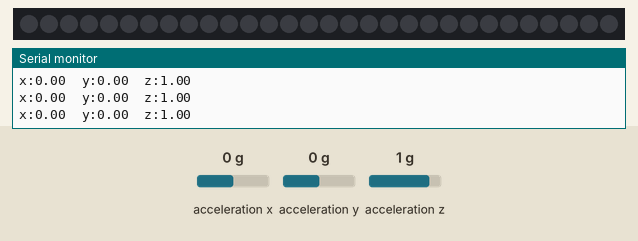
Recording of a sketch running on a simulated Raspberry Pi Pico. On the bench: 30 RGB LEDs in strip order, left to right, the last lines printed to the serial monitor. The test bench sets the inputs (shaded band); at power-on: acceleration x 0 g, acceleration y 0 g, acceleration z 1 g. Dim RGB values are drawn brighter than linear.

Above: at 1.3 s.
1.4 s: acceleration x set to -1.4 g
At 1.7 s:
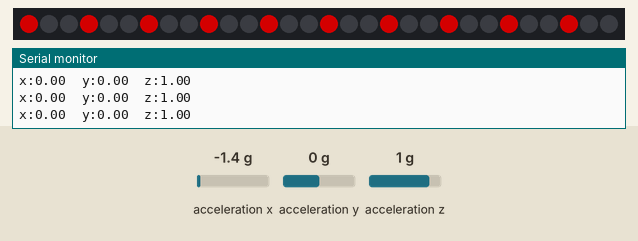
3.7 s: acceleration y set to -1.4 g
At 5.42 s:
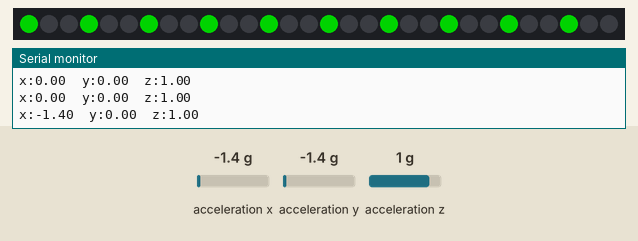
6.7 s: acceleration x set to 0 g
At 7.5 s:
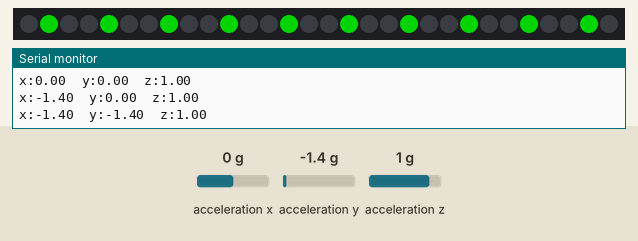
8.2 s: acceleration z set to -1.4 g
At 10.6 s:
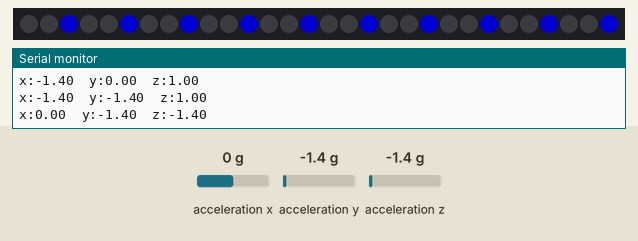
10.9 s: acceleration z set to -0.8 g
At 12.6 s:
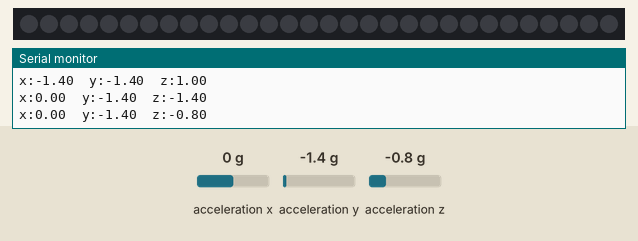
Timing chart, 0 to 13.4 s (numbered marks = the images above; inputs shaded):
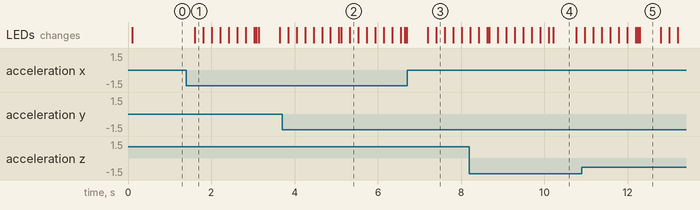

Measured:
- after the input at 1.4 s, the LEDs: change after 0.21 s (image 1)
- after the input at 6.7 s, the LEDs: first change after 0.50 s (image 3 shows a later state)
- after the input at 10.9 s, the LEDs: first differ from a run without the input after 1.4 s (image 5)
- what the display in image 4 shows lasts 0.6 s, from 10.2 s to 10.8 s
- what the display in image 5 shows lasts 0.5 s, from 12.3 s to 12.8 s

The sketch:

L10_MovementRGBLED_XIAO_en.ino
```cpp
#include "LIS3DHTR.h"// Declare the library file for the 3-axis accelerometer
#include <Adafruit_NeoPixel.h>// Declare the library file for the light strip
#ifdef __AVR__
#include <avr/power.h>
#endif
// The following is to initialize the module using software I2C or hardware I2C
#ifdef SOFTWAREWIRE
#include <SoftwareWire.h>
SoftwareWire myWire(3, 2);
LIS3DHTR<SoftwareWire> LIS;
#define WIRE myWire
#else
#include <Wire.h>
LIS3DHTR<TwoWire> LIS;
#define WIRE Wire
#endif

#define PIXEL_PIN 0 // Define the pin of the light strip, if you are using XIAO RP2040/XIAO ESP32, please change 0 to A0
#define PIXEL_COUNT 30 // Define the number of LEDs on the light strip as 30
Adafruit_NeoPixel strip(PIXEL_COUNT, PIXEL_PIN, NEO_GRB + NEO_KHZ800); // Declare the light strip object and set the data type

void setup() {
    Serial.begin(9600); // Initialize the serial monitor
    while (!Serial) {};// If you do not open the serial monitor, the code will stop here, so please open the serial monitor
    LIS.begin(WIRE, 0x19); // IIC initialization
    delay(100);
    LIS.setOutputDataRate(LIS3DHTR_DATARATE_50HZ); // Set the output rate of the accelerometer to 50Hz
    strip.begin(); // The light strip starts working
    strip.show(); // The light strip displays
}
void loop() {
    if (!LIS) {  // Check if the 3-axis accelerometer is connected correctly
        Serial.println("LIS3DHTR didn't connect.");
        while (1);
        return;
    }

    if ((abs(LIS.getAccelerationX()) > 0.2)) {
        theaterChase(strip.Color(127, 0, 0), 50); // The light strip turns red
    }
    if ((abs(LIS.getAccelerationY()) > 0.2)) {
        theaterChase(strip.Color(0, 127, 0), 50); // The light strip turns green
    }
    if ((abs(LIS.getAccelerationZ()) > 1.0)) {
        theaterChase(strip.Color(0, 0, 127), 50); // The light strip turns blue
    }
    else
    {
        strip.clear();
        strip.show();
    }

    // Read the values of the X, Y, and Z axes from the sensor and display them on the serial monitor
    Serial.print("x:"); Serial.print(LIS.getAccelerationX()); Serial.print("  ");
    Serial.print("y:"); Serial.print(LIS.getAccelerationY()); Serial.print("  ");
    Serial.print("z:"); Serial.println(LIS.getAccelerationZ());

    delay(500);
}
// Set theaterChase for flashing light effects
void theaterChase(uint32_t color, int wait) {
    for(int a=0; a<10; a++) {
        for(int b=0; b<3; b++) {
            strip.clear();
            for(int c=b; c<strip.numPixels(); c += 3) {
                strip.setPixelColor(c, color);
            }
            strip.show();
            delay(wait);
        }
    }
}
```
